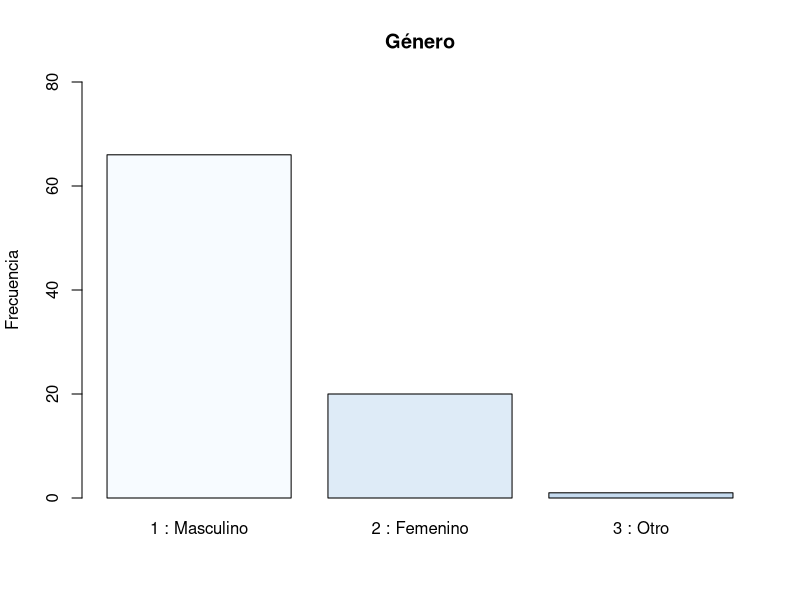
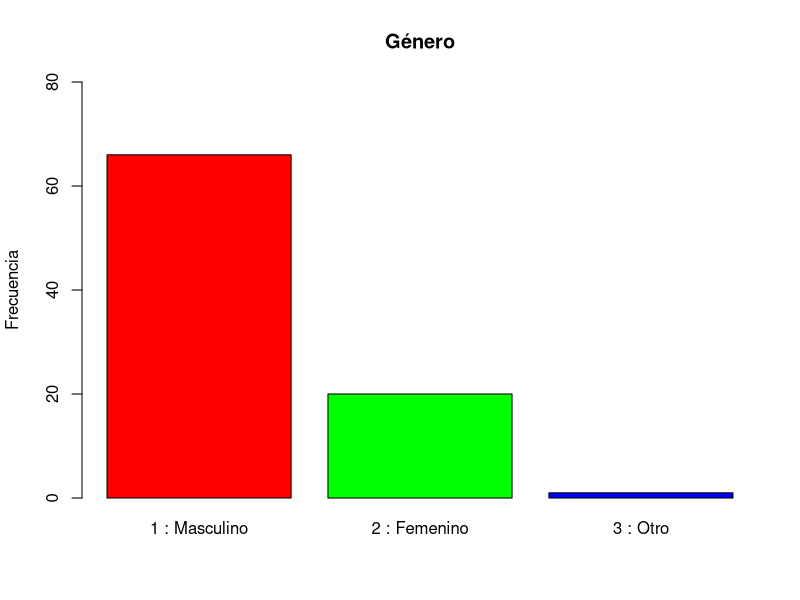
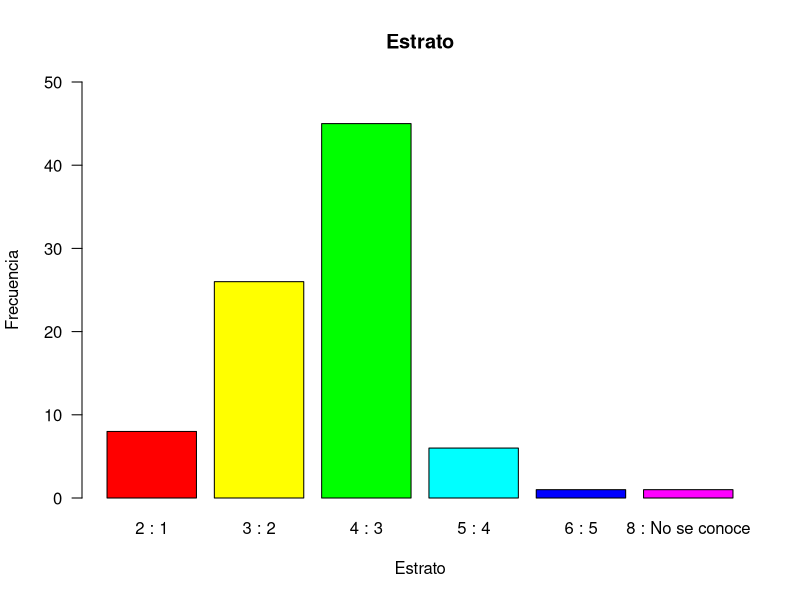
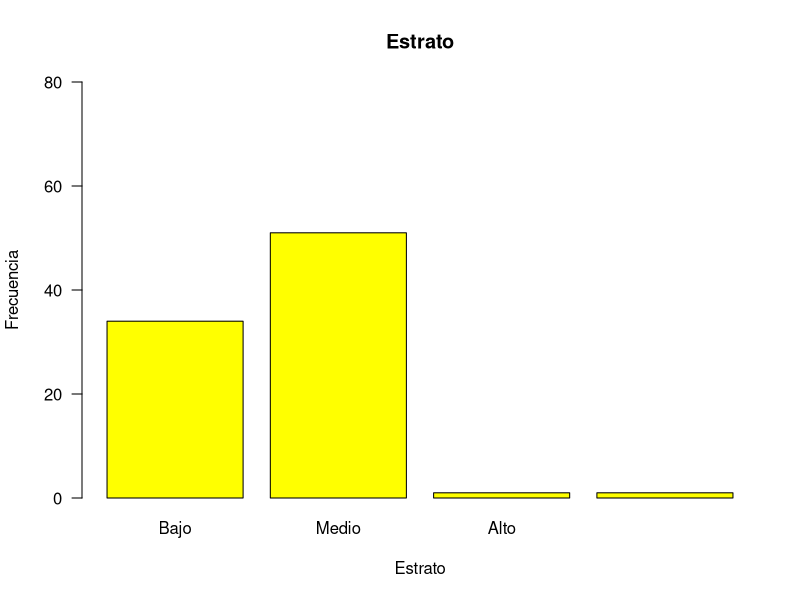
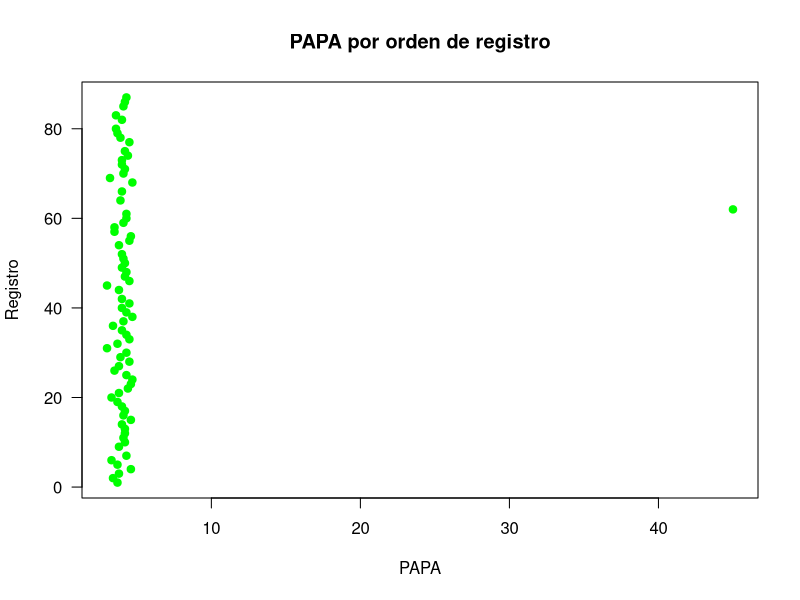
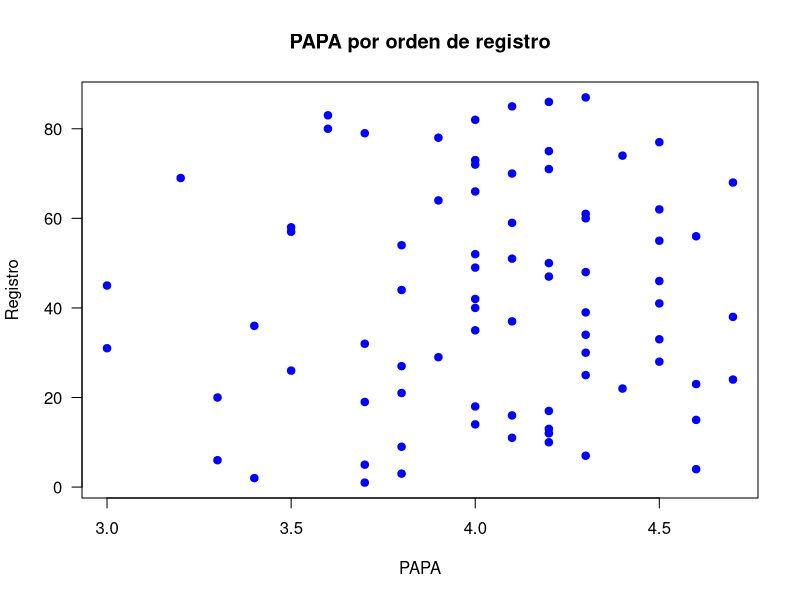
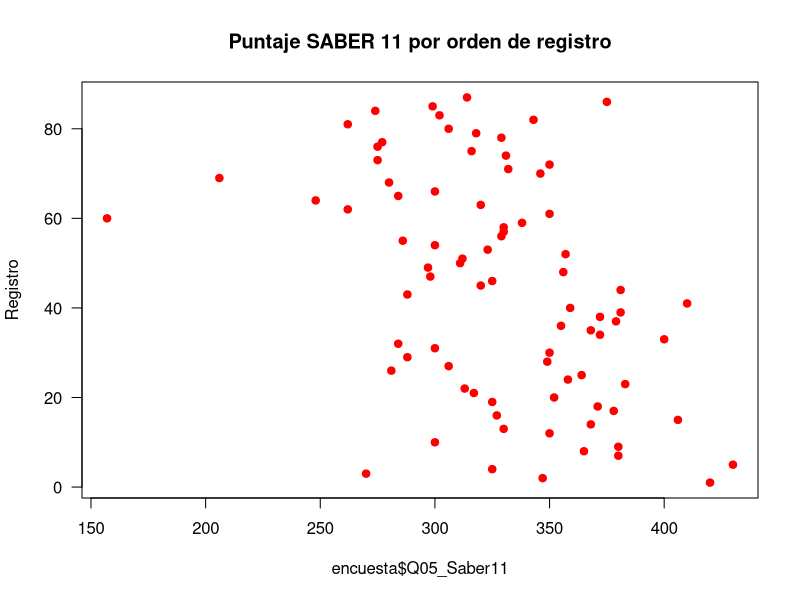
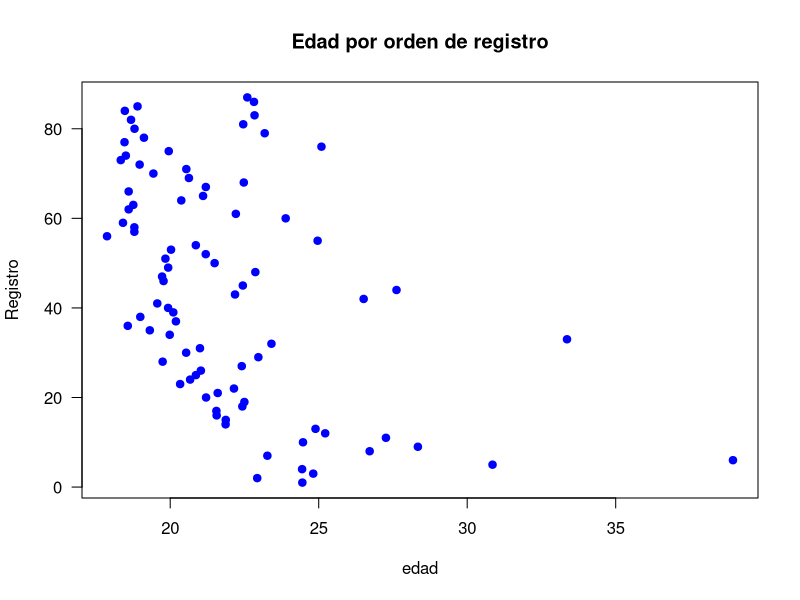

The R source for these figures, in order: (Note: this script raises an error after producing the figures.)
## ---- chunk 1
knitr::opts_chunk$set(
	echo = FALSE,
	message = FALSE,
	warning = FALSE)
## ---- chunk 2
## Paquetes usados en el análisis.
library(tidyverse)
## ---- chunk 3
## Lectura de una base de datos tipo ".csv"
encuesta <- read.csv("encuesta1.csv")
## ---- chunk 4
## Vista de la estructura general de la BD.
glimpse(encuesta)
## ---- chunk 5
summary(encuesta)
## ---- chunk 6
str(encuesta$Q02_FechaNac)
tail(encuesta$Q02_FechaNac)
## ---- chunk 7
str(encuesta$Q07_FechaSaber11)
tail(encuesta$Q07_FechaSaber11)
## ---- chunk 8
## Convertimos la variable Q02_FechaNac a tipo DATE
encuesta <- encuesta %>% 
  mutate(Q02_FechaNac = as.Date(as.character(Q02_FechaNac), "%Y-%m-%d"))

## Convertimos la variable Q07_FechaSaber11 a tipo DATE
encuesta <- encuesta %>% 
  mutate(Q07_FechaSaber11 = as.Date(as.character(Q07_FechaSaber11),"%Y-%m-%d"))
## ---- chunk 9
str(encuesta$Q02_FechaNac)
## ---- chunk 10
str(encuesta$Q07_FechaSaber11)
## ---- chunk 11
str(encuesta$Enviado.el.)
tail(encuesta$Enviado.el.)
## ---- chunk 12
## Convertimos la variable Enviado.el. a tipo POSIXct (DATE TIME)
encuesta <- encuesta %>% 
  mutate(Enviado.el. = as.POSIXct(strptime(Enviado.el., format = "%d/%m/%Y %H:%M:%S")))

## ---- chunk 13
tail(encuesta$Enviado.el.)
## ---- chunk 14
str(encuesta$Q01_Genero)
tail(encuesta$Q01_Genero, 10)
barplot(table(encuesta$Q01_Genero),ylab = "Frecuencia", ylim = c(0, 80), col = c(blues9), main = "Género")
## ---- chunk 15
encuesta <- encuesta %>% mutate_if(is.character, as.factor)
str(encuesta$Q01_Genero)
tail(encuesta$Q01_Genero, 10)
barplot(table(encuesta$Q01_Genero),ylab = "Frecuencia", ylim = c(0, 80), col = c(rainbow(3)), main = "Género")
## ---- chunk 16
plot(encuesta$Q10_Estrato,col=c(rainbow(6)), , ylim = c(0,50), ylab = "Frecuencia", xlab = "Estrato", las=1  ,main = "Estrato", na.rm = TRUE)
## ---- chunk 17
encuesta <- encuesta %>% mutate(Q10_Estrato = factor(encuesta$Q10_Estrato,
                            levels = levels(encuesta$Q10_Estrato),
                            labels = c("Bajo","Bajo","Medio","Medio","Alto",NA),
                            ordered = F))


str(encuesta$Q10_Estrato)
tail(encuesta$Q10_Estrato)
table(encuesta$Q10_Estrato)
plot(encuesta$Q10_Estrato,col="yellow", , ylim = c(0,80), ylab = "Frecuencia", xlab = "Estrato", las=1  ,main = "Estrato", na.rm = TRUE)
## ---- chunk 18
plot(encuesta$Q08_PAPA,1:87,col="green",pch = 19, ylab = "Registro", xlab = "PAPA", las=1  ,main = "PAPA por orden de registro", na.rm = TRUE)
## ---- chunk 19
max(encuesta$Q08_PAPA, na.rm = TRUE)
## ---- chunk 20
encuesta$Q08_PAPA[encuesta$Q08_PAPA == 45 & !is.na(encuesta$Q08_PAPA)] <- 4.5
## ---- chunk 21
max(encuesta$Q08_PAPA, na.rm = TRUE)
plot(encuesta$Q08_PAPA,1:87,col="blue",pch = 19, ylab = "Registro", xlab = "PAPA", las=1  ,main = "PAPA por orden de registro", na.rm = TRUE)
## ---- chunk 22
saber11 <- vector("integer", length(encuesta$Q05_Saber11))
for(i in seq_along(encuesta$Q07_FechaSaber11)){
  valor<-0
  if(!is.na(encuesta$Q05_Saber11[[i]]) & encuesta$Q07_FechaSaber11[[i]] < as.Date("2000-01-01")) {
    valor <- (5*(encuesta$Q05_Saber11[[i]]-100))/3
    if(valor >= 0 & valor <= 500){
      saber11[[i]] <- round(valor,0)
    } else {
      saber11[[i]] <- encuesta$Q05_Saber11[[i]]
    }
  } else if(!is.na(encuesta$Q05_Saber11[[i]]) & encuesta$Q07_FechaSaber11[[i]] >= as.Date("2000-01-01") &
        encuesta$Q07_FechaSaber11[[i]] < as.Date("2012-01-01")){
            valor <- encuesta$Q05_Saber11[[i]]*5
            if(valor >= 0 & valor <= 500){
              saber11[[i]] <- valor
            } else {
              saber11[[i]] <- encuesta$Q05_Saber11[[i]]
            }
  } else if(!is.na(encuesta$Q05_Saber11[[i]]) & encuesta$Q07_FechaSaber11[[i]] >= as.Date("2012-01-01")){
            saber11[[i]] <- encuesta$Q05_Saber11[[i]]
  } else{
      saber11[[i]] <- encuesta$Q05_Saber11[[i]]
  }
}
## Si quedó algún valor fuera del rango [0, 500] lo convertimos en un NA
saber11[saber11 >= 500 & !is.na(saber11)] <- NA
saber11[saber11 <= 0 & !is.na(saber11)] <- NA
encuesta$Q05_Saber11 = saber11

plot(encuesta$Q05_Saber11,1:87,col="red",pch = 19, ylab = "Registro", las=1  ,main = "Puntaje SABER 11 por orden de registro", na.rm = TRUE)
## ---- chunk 23
# Cálculo de la edad
edad <- as.numeric(as.Date("2021-06-30") - encuesta$Q02_FechaNac)/365.25
## ---- chunk 24
str(edad)
## ---- chunk 25
plot(edad,1:87,col="blue",pch = 19, ylab = "Registro", las=1, main = "Edad por orden de registro")
## ---- chunk 26
## Creamos la variable area que contiene la variable Q24_area etiquetada como "Correcto/Incorrecto"  
area <- encuesta$Q24_area
area = factor(area, 
              levels = levels(area),
              labels = c("Incorrecto","Incorrecto","Incorrecto","Correcto","Incorrecto","Incorrecto"),
              ordered = F)

## ---- chunk 27
## Creamos la variable divisor que contiene la variable Q26_Divisor etiquetada como "Correcto/Incorrecto".
divisor = if_else(encuesta$Q26_Divisor..f.es.divisor.de.g.2.==1 & encuesta$Q26_Divisor..f.es.divisor.de.gh.==1 & encuesta$Q26_Divisor..f.es.divisor.de.h.g==1, "Correcto", "Incorrecto")
divisor

## ---- chunk 28

encuesta <- encuesta %>% 
  mutate(Q01_Genero = as.character(encuesta$Q01_Genero))

encuesta$Q01_Genero[encuesta$Q01_Genero ==	 "1 : Masculino" ] <- "Masculino"

encuesta$Q01_Genero[encuesta$Q01_Genero ==	 "2 : Femenino" ] <- "Femenino"

encuesta$Q01_Genero[encuesta$Q01_Genero ==	 "3 : Otro" ] <- "Otro"

encuesta <- encuesta %>% 
  mutate(Q01_Genero = as.factor(encuesta$Q01_Genero))

## ---- chunk 29
glimpse(encuesta)
## ---- chunk 30
summary(encuesta)

## ---- chunk 31
encuesta_sist_estad <- encuesta %>% 
  filter(Q03_Carrera %in% c("2 : Ingeniería de sistemas e informática",
                            "3 : Estadística")) %>% 
  droplevels()
encuesta_sist_estad_resumen <- encuesta_sist_estad %>%
  group_by(Q03_Carrera) %>% 
  mutate(num_estud_carrera = n()) %>% 
  group_by(Q03_Carrera, num_estud_carrera) %>% 
  summarise(num_estud_noNA = sum(!is.na(Q08_PAPA)),
            prom_PAPA = mean(Q08_PAPA, na.rm = TRUE),
            desv_PAPA = sd(Q08_PAPA, na.rm = TRUE)) %>% 
  mutate(porcent_x_carrera = num_estud_noNA / num_estud_carrera * 100)
encuesta_sist_estad_resumen %>% data.frame()
## ---- chunk 32
boxplot(Q08_PAPA~ Q03_Carrera, data = encuesta_sist_estad, col = "bisque" , log = "y")
title("Carrera VS PAPA")
points(encuesta_sist_estad_resumen$Q03_Carrera, encuesta_sist_estad_resumen$prom_PAPA, col = "red", pch = 19)
legend("bottomright", legend = c("PromedioPAPA"), pch =19, col = "red")
## ---- chunk 33
estratos_sin_na <- encuesta %>%
  filter(Q10_Estrato == "Alto" | Q10_Estrato == "Medio" | Q10_Estrato == "Bajo")
  

tabla_PAPA <- estratos_sin_na %>%
  group_by(Q10_Estrato) %>% 
  summarise(num_estud = sum(!is.na(Q08_PAPA)),
            prom_PAPA = mean(Q08_PAPA, na.rm = TRUE),
            desv_PAPA = sd(Q08_PAPA, na.rm = TRUE)) 
tabla_PAPA <- data.frame(tabla_PAPA)
tabla_PAPA
## ---- chunk 34

 with(encuesta, 
      plot(Q10_Estrato, Q08_PAPA, notch = TRUE,
           las = 2,
           col = "lightblue",
           main = "PAPA vs estrato",
           ylab = "Promedio Académico Ponderado Acumulado",
           xlab = "Estrato",
           pch = 19))
 with(tabla_PAPA, 
      points(Q10_Estrato, prom_PAPA, 
            col = "red", pch = 19))
## ---- chunk 35
gencar <- filter(encuesta_sist_estad, Q03_Carrera == "2 : Ingeniería de sistemas e informática" | Q03_Carrera == "3 : Estadística")

gencar <- select(gencar,Q01_Genero,Q03_Carrera)

gencar1 <- table(gencar)
barplot(gencar1, beside = T, col = c(rainbow(3)), 
        legend.text = row.names(gencar1), 
        names= c("Ing sistemas", "Estadística"),
        ylim = c(0,40),
        xlim = c(0,10),
        main = "Carrera VS Género")
## ---- chunk 36
estratos_sin_na <- encuesta %>%
  filter(Q10_Estrato == "Medio" | Q10_Estrato == "Bajo")
## ---- chunk 37
tabla_Saber11 <- estratos_sin_na %>%
  group_by(Q10_Estrato) %>% 
  summarise(num_estud = sum(!is.na(Q05_Saber11)),
            prom_Saber = mean(Q05_Saber11, na.rm = TRUE),
            desv_Saber = sd(Q08_PAPA, na.rm = TRUE)) 
tabla_Saber11 <- data.frame(tabla_Saber11)
tabla_Saber11

## ---- chunk 38
encuesta_Estrato1 <- encuesta %>% 
  filter(Q10_Estrato == "Bajo")
## ---- chunk 39
encuesta_Estrato2 <- encuesta %>%
  filter(Q10_Estrato == "Medio")
## ---- chunk 40
op <- par(no.readonly = TRUE)
par(mfrow = c(1, 2))
with(encuesta_Estrato1, scatter.smooth(Q05_Saber11, Q08_PAPA,main="Saber11 y PAPA vs Estrato bajo ",xlab="Icfes", ylab="PAPA",pch=19, ylim=c(3,5),xlim=c(0,500), col = "bisque1"))

with(encuesta_Estrato2, scatter.smooth(Q05_Saber11, Q08_PAPA,main="Saber11 y PAPA vs Estrato medio",xlab="Icfes", ylab="PAPA",pch=19, ylim=c(3,5),xlim=c(0,500), col = "cadetblue"))
par(op)

## ---- chunk 41

gen_edad <- data.frame(encuesta$Q10_Estrato,saber11,edad,encuesta$Q01_Genero)

#Aquí filtramos los datos ya que el NA no debe ser tenido en cuenta
gen_edad <- filter(gen_edad, encuesta.Q10_Estrato == "Bajo" |
                     encuesta.Q10_Estrato == "Medio" |
                     encuesta.Q10_Estrato == "Alto")

gen_edad$edad[(gen_edad$edad <= 25)] <- 1
gen_edad$edad[(25 < gen_edad$edad & gen_edad$edad <= 32)] <- 2
gen_edad$edad[(32 < gen_edad$edad & gen_edad$edad <= 39)] <- 3

gen_edad <- gen_edad %>% 
  mutate(edad = as.character(gen_edad$edad))

gen_edad$edad[(gen_edad$edad == "1")] <- "Joven"
gen_edad$edad[(gen_edad$edad == "2")] <- "Adulto Joven"
gen_edad$edad[(gen_edad$edad == "3")] <- "Adulto"


## ---- chunk 42
#Seleccionamos los datos a analizar para la edad Joven

promedio_joven <- filter(gen_edad,edad=="Joven")
promedio_joven <- select(promedio_joven,encuesta.Q10_Estrato,saber11,edad)
promedio_joven <- promedio_joven %>%
  group_by(encuesta.Q10_Estrato)%>%
  summarise(promedio=mean(saber11, na.rm = TRUE))
promedio_joven

## ---- chunk 43
promedio_adjoven <- filter(gen_edad,edad=="Adulto Joven")
promedio_adjoven <- select(promedio_adjoven,encuesta.Q10_Estrato,saber11,edad)
promedio_adjoven <- promedio_adjoven %>%
  group_by(encuesta.Q10_Estrato)%>%
  summarise(promedio=mean(saber11, na.rm = TRUE))
#Añadimos 0 en la columna saber 11 para los estratos que no contiene
#Esto se hace para tener una matriz de la misma magnitud
otros <- data.frame(encuesta.Q10_Estrato = c("Alto"),
                    promedio = c(0))
promedio_adjoven <- rbind(promedio_adjoven,otros)
promedio_adjoven

## ---- chunk 44
#Seleccionamos los datos a analizar para la edad Adulto
promedio_adulto <- filter(gen_edad,edad=="Adulto")
promedio_adulto <- select(promedio_adulto,encuesta.Q10_Estrato,saber11,edad)
#Añadimos 0 en la columna saber 11 para los estratos que no contiene
#Esto se hace para tener una matriz de la misma magnitud
otro <- data.frame(encuesta.Q10_Estrato = c("Bajo","Alto"),
                   saber11 = c(0,0),
                   edad=c("Adulto","Adulto"))
promedio_adulto <- rbind(promedio_adulto,otro)
promedio_adulto <- promedio_adulto %>%
  group_by(encuesta.Q10_Estrato)%>%
  summarise(promedio=mean(saber11, na.rm = TRUE))

## ---- chunk 45
#Unificamos todo en una sola matriz

tabla_general <- rbind(c(promedio_joven$promedio),
                       c(promedio_adjoven$promedio),
                       c(promedio_adulto$promedio))

## ---- chunk 46
#Le damos nombre a las columnas y filas

colnames(tabla_general) = c("Bajo","Medio","Alto")
rownames(tabla_general) = c("Joven","Adulto Joven","Adulto")
tabla_general

## ---- chunk 47
barplot(tabla_general, beside = T,
        col = c("Orange","Yellow","Blue"),
        legend.text = row.names(tabla_general),
        ylim = c(0,500),
        xlim = c(0,15),
        main="SABER11xEDADxESTRATO",
        xlab = "Estrato Socioeconómico",
        ylab= "Promedio Saber 11")
## ---- chunk 48
#Seleccionamos los datos de acuerdo al género Femenino
promedio_mujer <- filter(gen_edad,encuesta.Q01_Genero =="Femenino")
promedio_mujer <- select(promedio_mujer,encuesta.Q10_Estrato,saber11)
promedio_mujer <- promedio_mujer %>%
group_by(encuesta.Q10_Estrato)%>%
  summarise(promedio=mean(saber11, na.rm = TRUE))
#Añadimos 0 al promedio de mujeres en estrato Alto para que todos los dataframes
#Tengan la misma dimensión
ot <- data.frame(encuesta.Q10_Estrato = c("Alto"),
                 promedio = c(0))
promedio_mujer <- rbind(promedio_mujer,ot)
promedio_mujer
## ---- chunk 49
#Seleccionamos los datos de acuerdo al género Masculino
promedio_hombre <- filter(gen_edad,encuesta.Q01_Genero =="Masculino")
promedio_hombre <- select(promedio_hombre,encuesta.Q10_Estrato,saber11)
promedio_hombre <- promedio_hombre %>%
group_by(encuesta.Q10_Estrato)%>%
  summarise(promedio=mean(saber11))
promedio_hombre

## ---- chunk 50
#Unificamos todo en una sola matriz

tabla_generos <- rbind(c(promedio_hombre$promedio),
                       c(promedio_mujer$promedio))

## ---- chunk 51
#Le damos nombre a las columnas y filas

colnames(tabla_generos) = c("Bajo","Medio","Alto")
rownames(tabla_generos) = c("Hombre","Mujer")
tabla_generos

## ---- chunk 52
barplot(tabla_generos, beside = T,
        col = c("Green","Black"),
        legend.text = row.names(tabla_generos),
        ylim = c(0,500),
        xlim = c(0,11),
        main="SABER11xGENEROxESTRATO",
        xlab = "Estrato Socioeconómico",
        ylab= "Promedio Saber 11")

## ---- chunk 53
p_pre2 <- encuesta %>%
  select(Q03_Carrera, Q10_Estrato) %>% 
  mutate(Q10_Estrato = str_replace(Q10_Estrato,"4 : 3","3")) %>% 
  mutate(Q10_Estrato = str_replace(Q10_Estrato,"3 : 2","2")) %>% 
  mutate(Q10_Estrato = str_replace(Q10_Estrato,"2 : 1","1")) %>% 
  mutate(Q10_Estrato = str_replace(Q10_Estrato,"5 : 4","4")) %>% 
  mutate(Q10_Estrato = str_replace(Q10_Estrato,"6 : 5","5")) %>% 
  mutate(Q10_Estrato = str_replace(Q10_Estrato,"8 : No se conoce","N")) %>%
  group_by(Q10_Estrato, Q03_Carrera) %>%
   summarise(Cantidad = n())
 filter(p_pre2)

## ---- chunk 54
p_pre2 <- encuesta %>%
  select(Q03_Carrera, Q08_PAPA, Q10_Estrato, Respuesta, Enviado.el.) %>% 
  mutate(Q10_Estrato = str_replace(Q10_Estrato,"4 : 3","3")) %>% 
  mutate(Q10_Estrato = str_replace(Q10_Estrato,"3 : 2","2")) %>% 
  mutate(Q10_Estrato = str_replace(Q10_Estrato,"2 : 1","1")) %>% 
  mutate(Q10_Estrato = str_replace(Q10_Estrato,"5 : 4","4")) %>% 
  mutate(Q10_Estrato = str_replace(Q10_Estrato,"6 : 5","5")) %>% 
  mutate(Q10_Estrato = str_replace(Q10_Estrato,"8 : No se conoce","N")) %>%
  mutate(Q08_PAPA = str_replace(Q08_PAPA,"45.0","4.5")) %>%
  mutate(Q03_Carrera= str_replace(Q03_Carrera,"2 : Ingeniería de sistemas e informática","I_Sistemas")) %>%
  mutate(Q03_Carrera= str_replace(Q03_Carrera,"5 : Ingeniería física","I_Física")) %>% 
  mutate(Q03_Carrera= str_replace(Q03_Carrera,"1 : Matemáticas","Matematicas")) %>% 
  mutate(Q03_Carrera= str_replace(Q03_Carrera,"3 : Estadística","Estadística")) %>% 
  mutate(Q03_Carrera= str_replace(Q03_Carrera,"6 : Ingeniería industrial","I_Indus")) %>% 
  mutate(Q03_Carrera= str_replace(Q03_Carrera,"7 : Otra","otra")) %>%  
  mutate(Q03_Carrera= str_replace(Q03_Carrera,"4 : Ingeniería administrativa","I_Admi")) %>% 
  group_by(Q10_Estrato, Q03_Carrera) %>% 
  summarise(Cantidad = n())


coplot(p_pre2$Q10_Estrato ~ p_pre2$Cantidad | p_pre2$Q03_Carrera, columns = 7, cex=1)

## ---- chunk 55
pregunta2 <- encuesta %>% 
  mutate(Edad = as.numeric(as.Date("2021-06-30") - as.Date(encuesta$Q02_FechaNac))/365) %>% 
  select(Edad, Q05_Saber11, Q08_PAPA, Q03_Carrera) %>%
  mutate(Q08_PAPA = str_replace(Q08_PAPA,"45.0","4.5")) %>% 
  mutate(Q03_Carrera= str_replace(Q03_Carrera,"2 : Ingeniería de sistemas e informática","I_Sistemas")) %>%
  mutate(Q03_Carrera= str_replace(Q03_Carrera,"5 : Ingeniería física","I_Física")) %>% 
  mutate(Q03_Carrera= str_replace(Q03_Carrera,"1 : Matemáticas","Matematicas")) %>% 
  mutate(Q03_Carrera= str_replace(Q03_Carrera,"3 : Estadística","Estadística")) %>% 
  mutate(Q03_Carrera= str_replace(Q03_Carrera,"6 : Ingeniería industrial","I_Indus")) %>% 
  mutate(Q03_Carrera= str_replace(Q03_Carrera,"7 : Otra","otra")) %>%  
  mutate(Q03_Carrera= str_replace(Q03_Carrera,"4 : Ingeniería administrativa","I_Admi")) 
filter(pregunta2)

## ---- chunk 56
pregunta2 <- encuesta %>% 
  mutate(Edad = as.numeric(as.Date("2021-06-30") - as.Date(encuesta$Q02_FechaNac))/365) %>% 
  select(Edad, Q05_Saber11, Q08_PAPA, Q03_Carrera) %>%
  mutate(Q08_PAPA = str_replace(Q08_PAPA,"45.0","4.5")) %>% 
  mutate(Q03_Carrera= str_replace(Q03_Carrera,"2 : Ingeniería de sistemas e informática","I_Sistemas")) %>%
  mutate(Q03_Carrera= str_replace(Q03_Carrera,"5 : Ingeniería física","I_Física")) %>% 
  mutate(Q03_Carrera= str_replace(Q03_Carrera,"1 : Matemáticas","Matematicas")) %>% 
  mutate(Q03_Carrera= str_replace(Q03_Carrera,"3 : Estadística","Estadística")) %>% 
  mutate(Q03_Carrera= str_replace(Q03_Carrera,"6 : Ingeniería industrial","I_Indus")) %>% 
  mutate(Q03_Carrera= str_replace(Q03_Carrera,"7 : Otra","otra")) %>%  
  mutate(Q03_Carrera= str_replace(Q03_Carrera,"4 : Ingeniería administrativa","I_Admi")) 

coplot(pregunta2$Q05_Saber11 ~ pregunta2$Edad | pregunta2$Q03_Carrera, columns = 7, cex=1)

## ---- chunk 57
#gen_estr_papa <- na.exclude(encuesta)

#gen_estr_papa <- select(gen_estr_papa, Q01_Genero, Q10_Estrato, Q08_PAPA)
